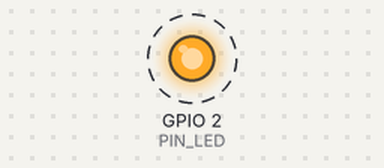
Simulated run of this sketch. Board: ESP32. Shown: output pins drawn as LEDs (lit = HIGH). Dashed ring = blinking. What the sketch prints to the serial monitor is not drawn.

Above: at 0.4 s.
Timing chart, 0 to 3.2 s (numbered marks = the images above):
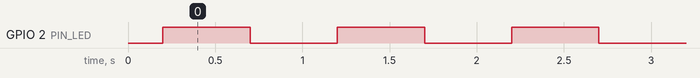

Measured:
- by itself, GPIO 2 (PIN_LED): alternates HIGH for 0.50 s and LOW for 0.50 s

The sketch:

gate1_blink.ino
```cpp
/* ============================================================
 *  BahaAI — Gate 1: board bring-up
 *
 *  Proves the toolchain, cable, driver and board all work,
 *  before any sensor is connected.
 *
 *  Board : Tools -> Board -> ESP32 Arduino -> ESP32 Dev Module
 *  Port  : Tools -> Port -> COM3
 *  Baud  : 115200 in the Serial Monitor
 *
 *  Pass when the onboard LED blinks once per second AND
 *  "BahaAI node alive" repeats in the Serial Monitor.
 * ============================================================ */

#define PIN_LED 2   // onboard blue LED on most ESP32 devkits

void setup() {
  Serial.begin(115200);
  pinMode(PIN_LED, OUTPUT);

  delay(200);
  Serial.println();
  Serial.println("=== BahaAI Gate 1 ===");
  Serial.print("Chip: ");
  Serial.println(ESP.getChipModel());
  Serial.print("Free heap: ");
  Serial.println(ESP.getFreeHeap());
}

void loop() {
  digitalWrite(PIN_LED, HIGH);
  Serial.println("BahaAI node alive");
  delay(500);

  digitalWrite(PIN_LED, LOW);
  delay(500);
}
```
